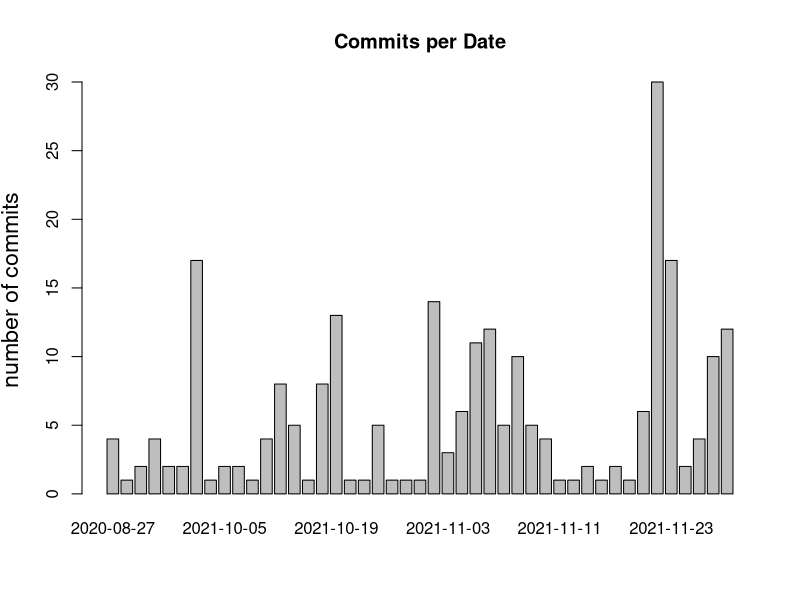

The R script that drew this image:
# get data from file
# column 1 is labels (row names)
w <- getwd()
#setwd("/Users/cyprien/Desktop/testRgene")
setwd(".visulogRTempFiles")
#z <- paste(w,".visulogRTempFiles",sep="/")
x <- read.table("commitsPerDate.txt", header = FALSE, row.names = 1)
colnames(x) <- "nb"
attach(x)

## SETTINGS:
prob <- FALSE # set to TRUE if barplot(%) desired
tofile <- TRUE # set to FALSE to print in RStudio




pct <- 100*nb/sum(nb) # normalize to empirical probabilities (%)
# build colors from %
pcgood <- 10 # level qualifying what "good" means
cl <- (pct < pcgood)*2 # red
cl[cl == 0] <- 3   # green

# Do the plot
clab <- 1.4    # label size, 1 = default size
cnames <- 0.8  # bar names size, adapt to nb of bars
lgdbon <- paste("bon (>", pcgood,"%)")

if (! tofile) if (prob) {
  barplot(pct, names.arg = row.names(x), main="Commits par auteurs (%)",
        ylim = c(0, min(c(100, max(pct)+10))),
        xlab="auteurs", ylab="% de commits" , 
        cex.names = cnames, cex.lab=clab, col=cl)
  legend("topleft", legend = c(lgdbon,"mauvais"), fill=3:2,
       bg = "antiquewhite")
  # visualize "good" level...
  abline(h = pcgood, lty=2, col=8)
} else {
  barplot(nb, names.arg = row.names(x), main="Commits par Date",
          xlab="jours", ylab="nombre de commits", 
          cex.names = cnames, cex.lab=clab)}

# output plot to a file in png; see ?pdf or ?png
if (tofile) {
  pdf(file = "CommitsPerDate.pdf", width=7, height=5) # 1920/1080 full HD png
  clab <- 1.4    # label size, 1 = default size
  cnames <- 1  # bar names size, adapt to nb of bars
  
  if (prob) {
    barplot(pct, names.arg = row.names(x), main="Commits par auteurs (%)",
            ylim = c(0, min(c(100, max(pct)+10))),
            xlab="dates", ylab="% de commits" , 
            cex.names = cnames, cex.lab=clab, col=cl)
    legend("topleft", legend = c(lgdbon,"mauvais"), fill=3:2,
           bg = "antiquewhite")
    # visualize "good" level...
    abline(h = pcgood, lty=2, col=8)
  } else {
    barplot(nb, names.arg = row.names(x), main="Commits per Date",
            xlab="", ylab="number of commits", 
            cex.names = cnames, cex.lab=clab)}
  
  dev.off() # close file
}
########
# pdf width=7, height=5
